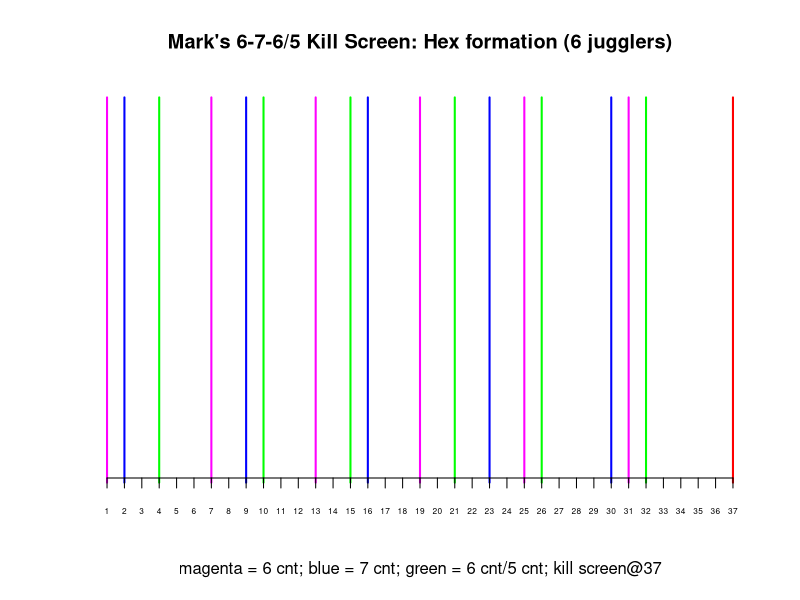

This chart was generated by the following R code:

## February , 24
## code to figure out collisions in Mark's killswitch pattern

N <- 37
z1 <- rep(0,N)
z1[seq(1,N,by=6)] <- 1  ## 6 count, starting first
z2 <- rep(0,N)
z2[seq(2,N,by=7)] <- 1  ## 7 count, starting 2nd

z <- z1+z2 ## number of passes at same time

print( cbind(z1,z2) )

x <- (1:N)[z1==0 & z2==0]

## it looks like a 4-cnt/5-cnt alternating pair starting on beat 3 might work

z3 <- c(0,0,0,1,0,0,0,0,0,1,0,0,0,0,1,0,0,0,0,0,1,0,0,0,0,1,0,0,0,0,0,1,0,0,0,0,1)
cbind(z1,z2,z3)

cls <- rep(NA,N)
cls[z1==1] <- "magenta"
cls[z2==1] <- "blue"
cls[z3==1] <- "green"
cls[z1==1&z2==1&z3==1] <- "red"

pdf( file="ks-6-7-6.5.pdf", width=9, height=3 )
plot( 1:N, pmax(z1,z2,z3), type="h", axes=FALSE, lwd=2, col=cls , 
	xlab="magenta = 6 cnt; blue = 7 cnt; green = 6 cnt/5 cnt; kill screen@37",
		main="Mark's 6-7-6/5 Kill Screen: Hex formation (6 jugglers)", ylab="" )
axis(side=1, at=1:37, cex.axis=1/2, line=-1)
dev.off()
